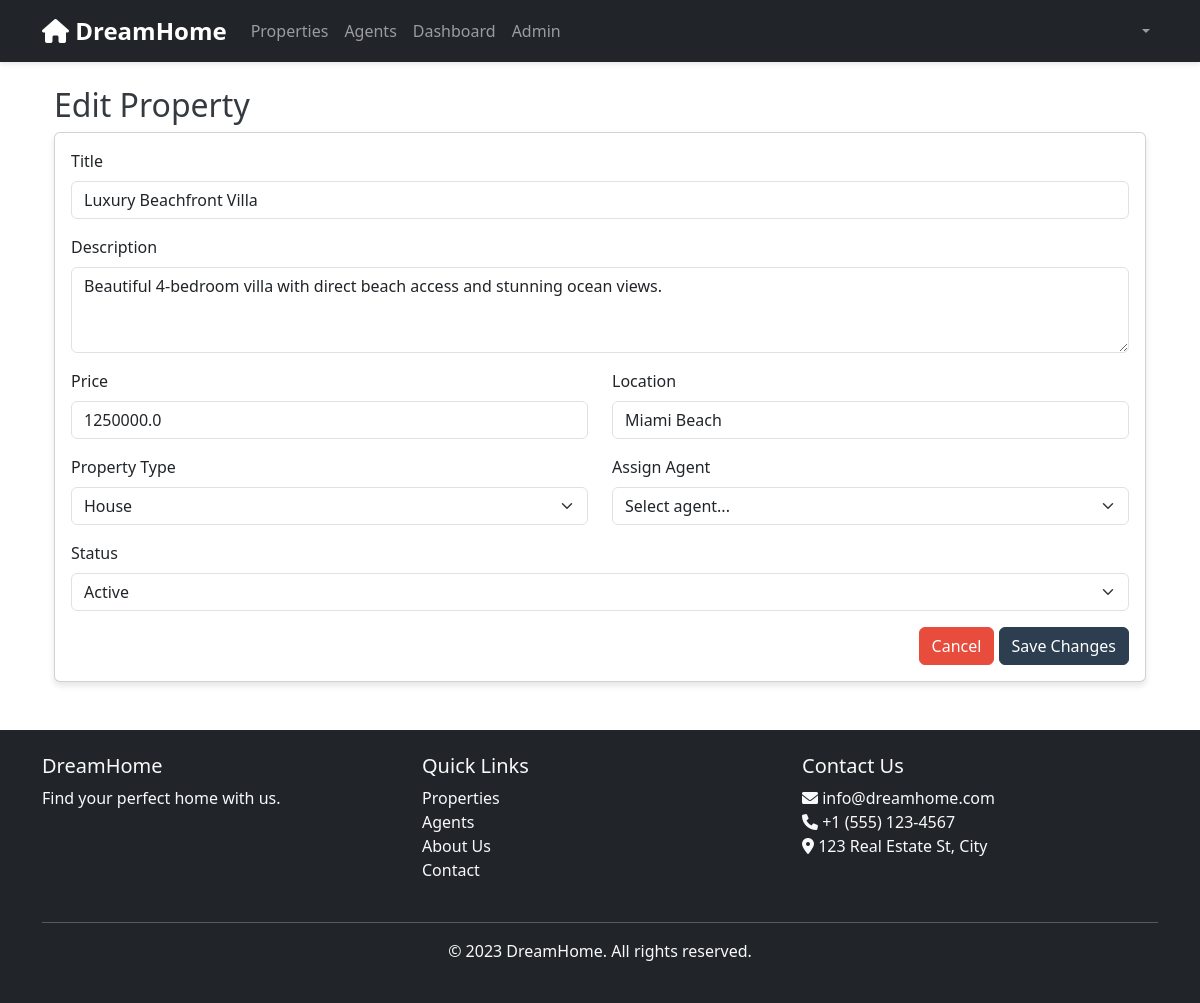
The app's page /admin/properties/1/edit (signed in) with its own data.
### app.py (models this page shows)
class Property(db.Model):
    id = db.Column(db.Integer, primary_key=True)
    title = db.Column(db.String(200), nullable=False)
    description = db.Column(db.Text)
    property_type = db.Column(db.String(50), nullable=False)  # house, apartment, commercial, land
    transaction_type = db.Column(db.String(20), nullable=False)  # sale, rent
    price = db.Column(db.Float, nullable=False)
    area = db.Column(db.Float, nullable=False)  # in square feet/meters
    bedrooms = db.Column(db.Integer)
    bathrooms = db.Column(db.Float)
    location = db.Column(db.String(200), nullable=False)
    address = db.Column(db.Text, nullable=False)
    city = db.Column(db.String(100), nullable=False)
    state = db.Column(db.String(100), nullable=False)
    zipcode = db.Column(db.String(20), nullable=False)
    amenities = db.Column(db.Text)  # JSON string of amenities
    images = db.Column(db.Text)  # JSON string of image URLs
    status = db.Column(db.String(20), default='available')  # available, under contract, sold, rented
    featured = db.Column(db.Boolean, default=False)
    created_at = db.Column(db.DateTime, default=datetime.utcnow)
    updated_at = db.Column(db.DateTime, default=datetime.utcnow, onupdate=datetime.utcnow)
    owner_id = db.Column(db.Integer, db.ForeignKey('user.id'))
    agent_id = db.Column(db.Integer, db.ForeignKey('user.id'))
    saved_by = db.relationship('SavedProperty', backref='property', lazy=True)
    inquiries = db.relationship('Inquiry', backref='property', lazy=True)
    appointments = db.relationship('Appointment', backref='property', lazy=True)
    purchase_requests = db.relationship('PropertyPurchase', backref='property', lazy=True)

### app.py (the view, shortened to what this page needs)
@app.route('/admin/properties/<int:property_id>/edit', methods=['GET', 'POST'])
@login_required
@admin_required
def edit_property(property_id):
    property = Property.query.get_or_404(property_id)
    agents = User.query.filter_by(role='agent').all()
    return render_template('admin/edit_property.html', property=property, agents=agents)

### app.py (called while the page is built)
@login_manager.user_loader
def load_user(user_id):
    return User.query.get(int(user_id))

def admin_required(f):
    @wraps(f)
    def decorated_function(*args, **kwargs):
        if not current_user.is_admin:
            flash('Access denied. Admin privileges required.', 'danger')
            return redirect(url_for('dashboard'))
        return f(*args, **kwargs)
    return decorated_function

### templates/admin/edit_property.html (shortened to what this page needs)
{% extends "base.html" %}
{% block content %}
<div class="container mt-4">
    <h2>Edit Property</h2>
    <div class="card">
        <div class="card-body">
            <form method="POST">
                <div class="mb-3">
                    <label for="title" class="form-label">Title</label>
                    <input type="text" class="form-control" id="title" name="title" value="{{ property.title }}" required>
                </div>
                <div class="mb-3">
                    <label for="description" class="form-label">Description</label>
                    <textarea class="form-control" id="description" name="description" rows="3" required>{{ property.description }}</textarea>
                </div>
                <div class="row">
                    <div class="col-md-6 mb-3">
                        <label for="price" class="form-label">Price</label>
                        <input type="number" class="form-control" id="price" name="price" step="0.01" value="{{ property.price }}" required>
                    </div>
                    <div class="col-md-6 mb-3">
                        <label for="location" class="form-label">Location</label>
                        <input type="text" class="form-control" id="location" name="location" value="{{ property.location }}" required>
                    </div>
                </div>
                <div class="row">
                    <div class="col-md-6 mb-3">
                        <label for="property_type" class="form-label">Property Type</label>
                        <select class="form-select" id="property_type" name="property_type" required>
                            <option value="house" {{ 'selected' if property.property_type == 'house' }}>House</option>
                        </select>
                    </div>
                    <div class="col-md-6 mb-3">
                        <label for="agent_id" class="form-label">Assign Agent</label>
                        <select class="form-select" id="agent_id" name="agent_id" required>
                            <option value="">Select agent...</option>
                        </select>
                    </div>
                </div>
                <div class="mb-3">
                    <label for="status" class="form-label">Status</label>
                    <select class="form-select" id="status" name="status" required>
                        <option value="active" {{ 'selected' if property.status == 'active' }}>Active</option>
                    </select>
                </div>
                <div class="text-end">
                    <a href="{{ url_for('manage_properties') }}" class="btn btn-secondary">Cancel</a>
                    <button type="submit" class="btn btn-primary">Save Changes</button>
                </div>
            </form>
        </div>
    </div>
</div>
{% endblock %}

### static/css/style.css (style rules this page uses)
:root { --primary-color: #2c3e50; --secondary-color: #e74c3c; --accent-color: #3498db; --light-gray: #f8f9fa; --dark-gray: #343a40; }
body { font-family: 'Segoe UI', Tahoma, Geneva, Verdana, sans-serif; color: var(--dark-gray); }
.btn-primary { background-color: var(--primary-color); border-color: var(--primary-color); }
.btn-secondary { background-color: var(--secondary-color); border-color: var(--secondary-color); }
.card { box-shadow: 0 4px 6px rgba(0, 0, 0, 0.1); }

### records on screen
Property: title "Luxury Beachfront Villa", description "Beautiful 4-bedroom villa with direct beach access and stunning ocean views.", price "1250000.0", location "Miami Beach"
